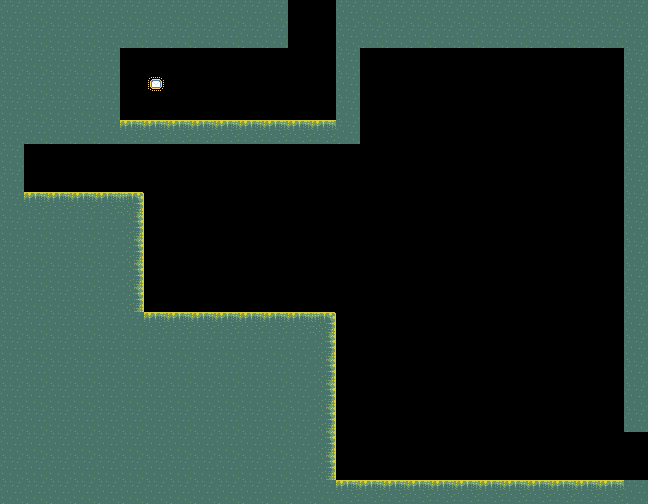

A level layout from a 2D game, rendered from its tile map. Below: a short description, then the map file with tile-grid data replaced by summaries:
An orthogonal 27x21 tile map with 24x24 px tiles, 2 tile layers (Background, Foreground) and 13 objects (8x shroom, 2x exit, player1_start, mail).

<map version="1.0" orientation="orthogonal" renderorder="right-down" width="27" height="21" tilewidth="24" tileheight="24" nextobjectid="37">
 <tileset firstgid="1" name="basic" tilewidth="24" tileheight="24" tilecount="168">
  <image source="../images/backgroud.png" width="168" height="576" />
  <tile id="0">
   <properties>
    <property name="type" value="ground" />
   </properties>
  </tile>
  <tile id="1">
   <properties>
    <property name="collide" value="false" />
   </properties>
  </tile>
  <tile id="7">
   <properties>
    <property name="type" value="ground" />
   </properties>
  </tile>
  <tile id="8">
   <properties>
    <property name="type" value="ground" />
   </properties>
  </tile>
  <tile id="12">
   <properties>
    <property name="type" value="climb_left" />
   </properties>
   <objectgroup draworder="index">
    <object id="0" x="0.21759" y="0.65277" width="3.04626" height="22.8469" />
   </objectgroup>
  </tile>
  <tile id="13">
   <properties>
    <property name="type" value="climb-right" />
   </properties>
  </tile>
  <tile id="20">
   <properties>
    <property name="id" value="door" />
   </properties>
  </tile>
  <tile id="24">
   <properties>
    <property name="id" value="larf" />
   </properties>
  </tile>
  <tile id="25">
   <properties>
    <property name="id" value="frogduck" />
   </properties>
  </tile>
  <tile id="27">
   <properties>
    <property name="id" value="shroom" />
   </properties>
  </tile>
  <tile id="30">
   <properties>
    <property name="type" value="mail" />
   </properties>
  </tile>
  <tile id="33">
   <properties>
    <property name="type" value="enterleft" />
   </properties>
  </tile>
  <tile id="37">
   <properties>
    <property name="type" value="player1_start" />
   </properties>
  </tile>
  <tile id="39">
   <properties>
    <property name="type" value="water" />
   </properties>
  </tile>
 </tileset>
 <layer name="Background" width="27" height="21">
  <properties>
   <property name="nocollide" value="true" />
   <property name="tileset" value="basic" />
  </properties>
  <data>[567 cells, 7 non-empty, 1 distinct tile ids]</data>
 </layer>
 <layer name="Foreground" width="27" height="21">
  <properties>
   <property name="tileset" value="basic" />
  </properties>
  <data>[567 cells, 257 non-empty, 5 distinct tile ids]</data>
 </layer>
 <objectgroup name="player">
  <object id="3" type="player1_start" x="216" y="264" width="24" height="24" />
 </objectgroup>
 <objectgroup name="collectables">
  <object id="12" type="mail" gid="31" x="586" y="92" width="24" height="24" />
  <object id="19" type="shroom" gid="28" x="480" y="480" width="24" height="24" />
  <object id="22" type="shroom" gid="28" x="456" y="480" width="24" height="24" />
  <object id="23" type="shroom" gid="28" x="408" y="480" width="24" height="24" />
  <object id="24" type="shroom" gid="28" x="432" y="480" width="24" height="24" />
  <object id="25" type="shroom" gid="28" x="360" y="480" width="24" height="24" />
  <object id="26" type="shroom" gid="28" x="384" y="480" width="24" height="24" />
  <object id="27" type="shroom" gid="28" x="336" y="480" width="24" height="24" />
  <object id="29" type="shroom" gid="28" x="144" y="312" width="24" height="24" />
 </objectgroup>
 <objectgroup name="exits">
  <object id="28" type="exit" gid="36" x="288" y="24" width="49" height="24">
   <properties>
    <property name="dir" value="top" />
    <property name="where" value="level2-1" />
   </properties>
  </object>
  <object id="35" type="exit" x="624" y="432" width="24" height="48">
   <properties>
    <property name="dir" value="right" />
    <property name="where" value="level0" />
   </properties>
  </object>
 </objectgroup>
</map>